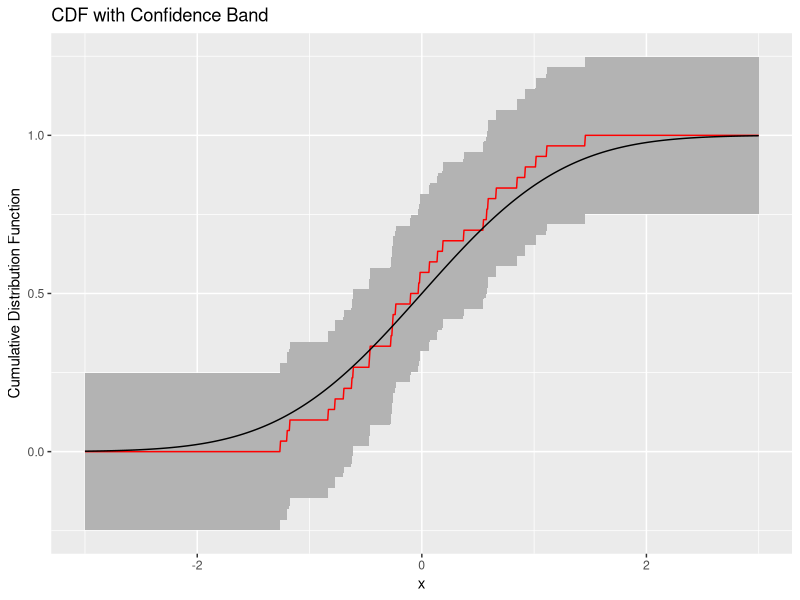
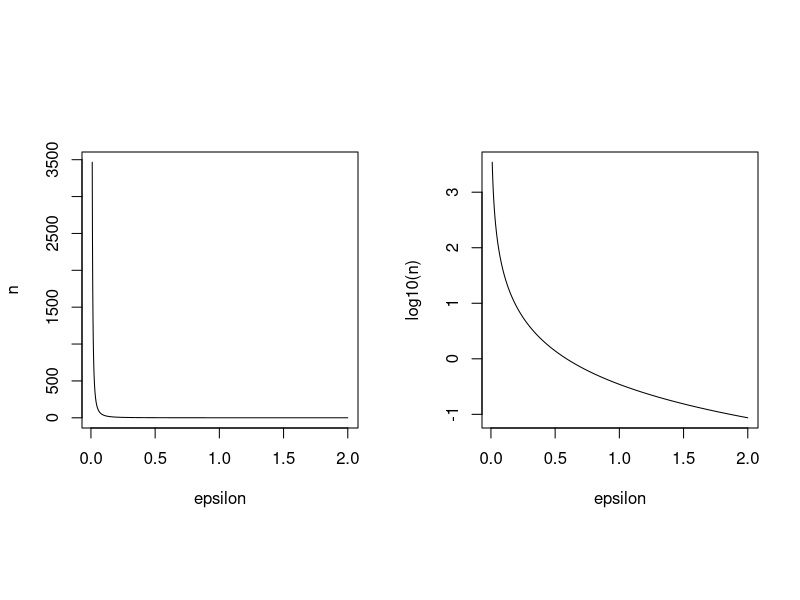
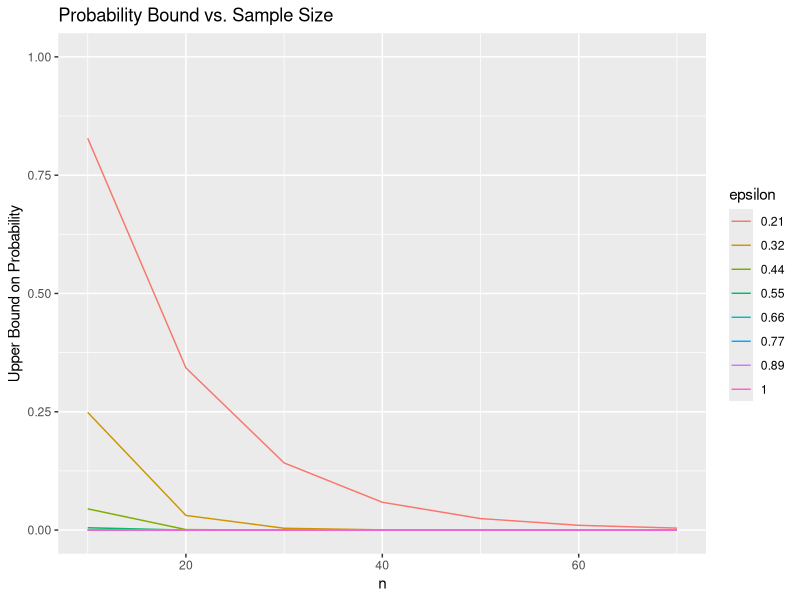
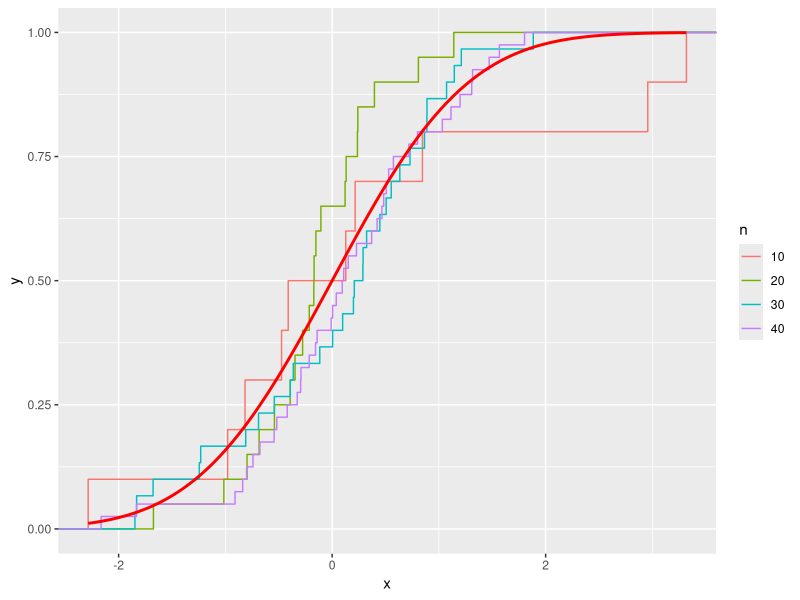
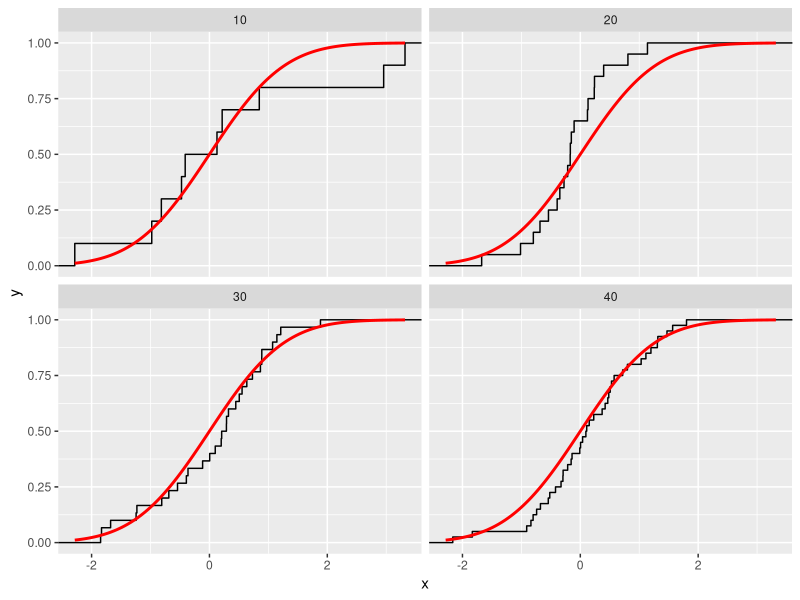
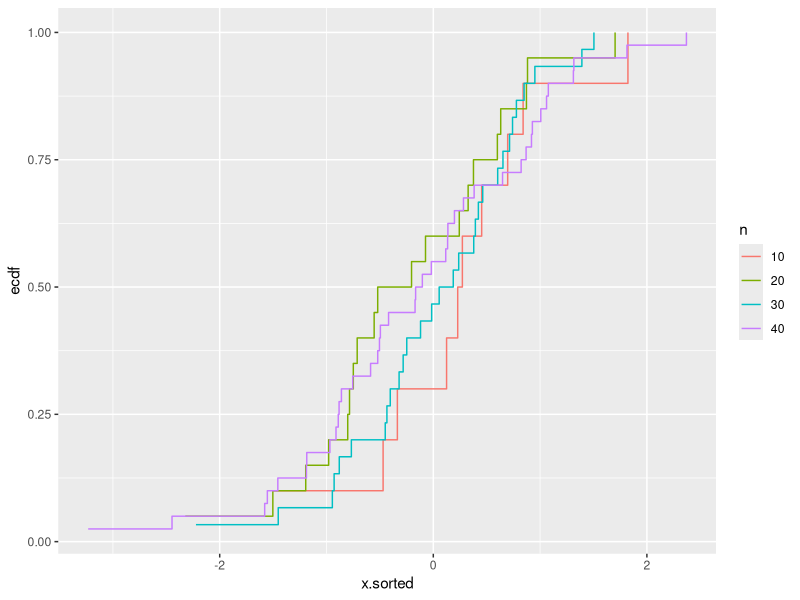
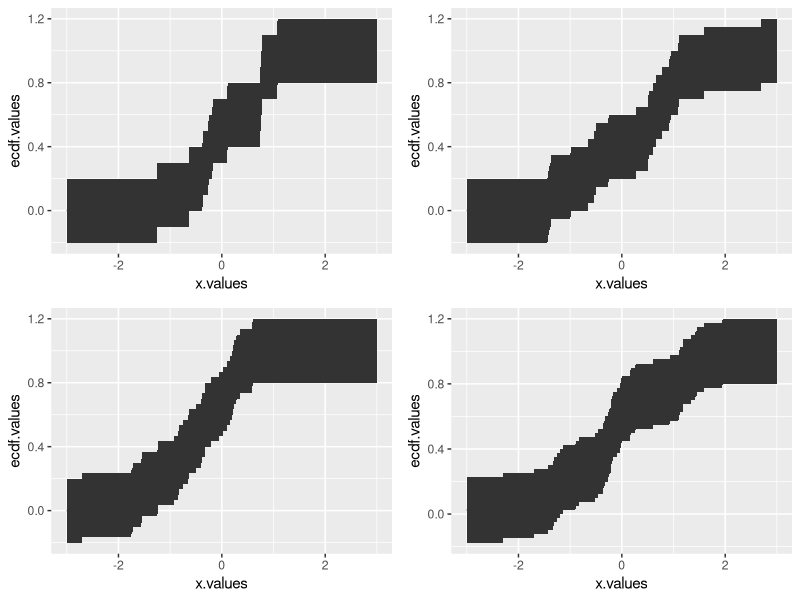
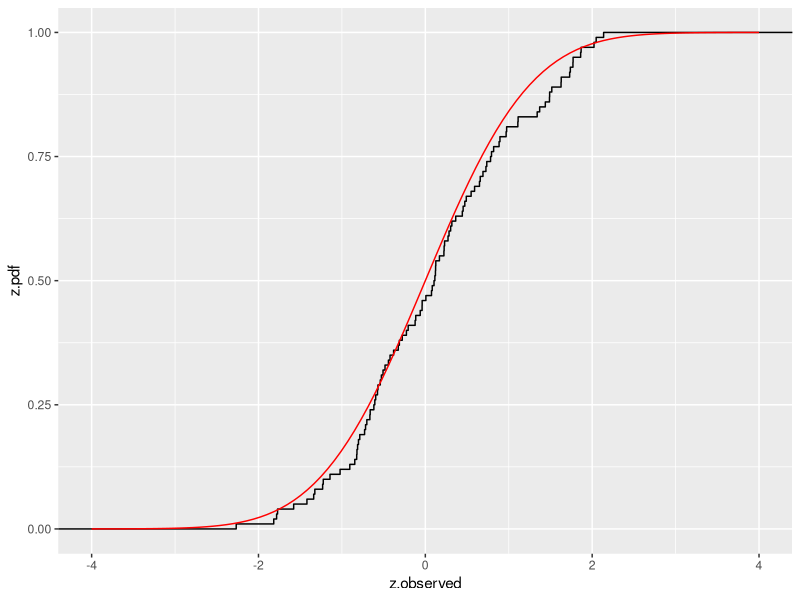

R code for these plots, in order:
## ---- chunk 1
knitr::opts_chunk$set(echo = TRUE)

library(ggplot2)
library(dplyr)
library(reshape2)
library(gridExtra)
## ---- chunk 2
# True CDF 
x.values <- seq(from=-3, to=3, length.out=1e3)
F.true <- pnorm(x.values)
# Estimated CDF 
n <- 30
sample.values <- rnorm(n)
F.hat <- ecdf(sample.values)(x.values)
df <- data.frame(x.values, F.true, F.hat)
alpha <- 0.05 
conf.band.width <- sqrt(log(2 / alpha) / (2 * n))
# Plot a band around 
ggplot(df, aes(x.values, F.hat)) + 
  geom_ribbon(aes(ymin=F.hat - conf.band.width, 
                  ymax=F.hat + conf.band.width), 
              fill="grey70") + 
  geom_line(col="red") + 
  geom_line(aes(x.values, F.true)) + 
  ylab("Cumulative Distribution Function") + 
  xlab("x") + 
  ggtitle("CDF with Confidence Band") + 
  annotate("text", x=0, y=0.5, label="")
## ---- chunk 3
eps.values <- seq(from=0.01, to=2, length.out=1e3)
n.values <- log(2) / (2 * eps.values^2)
par(mfrow=c(1, 2))
par(pty="s")
plot(eps.values, n.values, type="l", ylab="n", xlab="epsilon")
plot(eps.values, log10(n.values), type="l", 
     ylab="log10(n)", xlab="epsilon")
## ---- chunk 4
n.values <- seq(from=10, to=75, by=10)
epsilon.values <- seq(from=0.21, to=1, length.out=8)
bound <- outer(X=n.values, Y=epsilon.values, 
               FUN=function(n, eps) 2 * exp(- 2 * n * eps^2))
df <- data.frame(n.values, bound)
# names(df)[2:ncol(df)] <- paste0(
#   "eps_", round(epsilon.values, 2))
names(df)[2:ncol(df)] <- round(epsilon.values, 2)
df.melted <- melt(df, id.vars="n.values", 
                  variable.name="epsilon")
ggplot(df.melted, aes(n.values, value, col=epsilon)) +
  geom_line() + 
  ggtitle("Probability Bound vs. Sample Size") + 
  xlab("n") + 
  ylab("Upper Bound on Probability") + 
  ylim(0, 1)
## ---- chunk 5
x.values <- seq(from=-3, to=3, length.out=1e3)
n.values <- c(10, 20, 30, 40)
df <- data.frame(
  x = rnorm(sum(n.values)),
  n  = rep(n.values, times=n.values) %>% factor)

# Plot all four empirical cdf's on the same plot
ggplot(df, aes(x, col=n)) + stat_ecdf() + 
  stat_function(fun = pnorm, geom="line", lwd=1, 
                col="red") 

# Separate plot for each cdf
ggplot(df, aes(x)) + facet_wrap(~n) + stat_ecdf() + 
  stat_function(fun = pnorm, geom="line", lwd=1, 
                col="red") 

x.values <- seq(from=-3, to=3, length.out=1e3)
n.values <- c(10, 20, 30, 40)
df <- data.frame(
  x = rnorm(sum(n.values)),
  n  = rep(n.values, times=n.values) %>% factor) %>% 
  group_by(n) %>% 
  mutate(ecdf = ecdf(x)(sort(x)), 
         x.sorted = sort(x))
ggplot(df, aes(x.sorted, ecdf, col=n)) + geom_step()
## ---- chunk 6
n.values <- c(10, 20, 30, 40)
z.list <- lapply(n.values, function(n) rnorm(n))
df.list <- lapply(z.list, function(z) data.frame(
  x.values=seq(from=-3, to=3, length.out=1e3), 
  ecdf.values=ecdf(z)(x.values)))
plt.list <- lapply(
  df.list, function(df) ggplot(df, aes(x.values, ecdf.values)) + 
    geom_line() + 
    geom_ribbon(aes(ymin=ecdf.values - 0.2, ymax=ecdf.values+0.2)))
do.call(grid.arrange, plt.list)
## ---- chunk 7
n <- 1e2
x.values <- seq(from=-4, to=4, length.out=n) %>% sort
df <- data.frame(z.observed = rnorm(n), 
                 x.values, 
                 z.pdf = pnorm(x.values))
ggplot(df) + stat_ecdf(aes(z.observed)) + 
  geom_line(aes(x.values, z.pdf), col="red")
